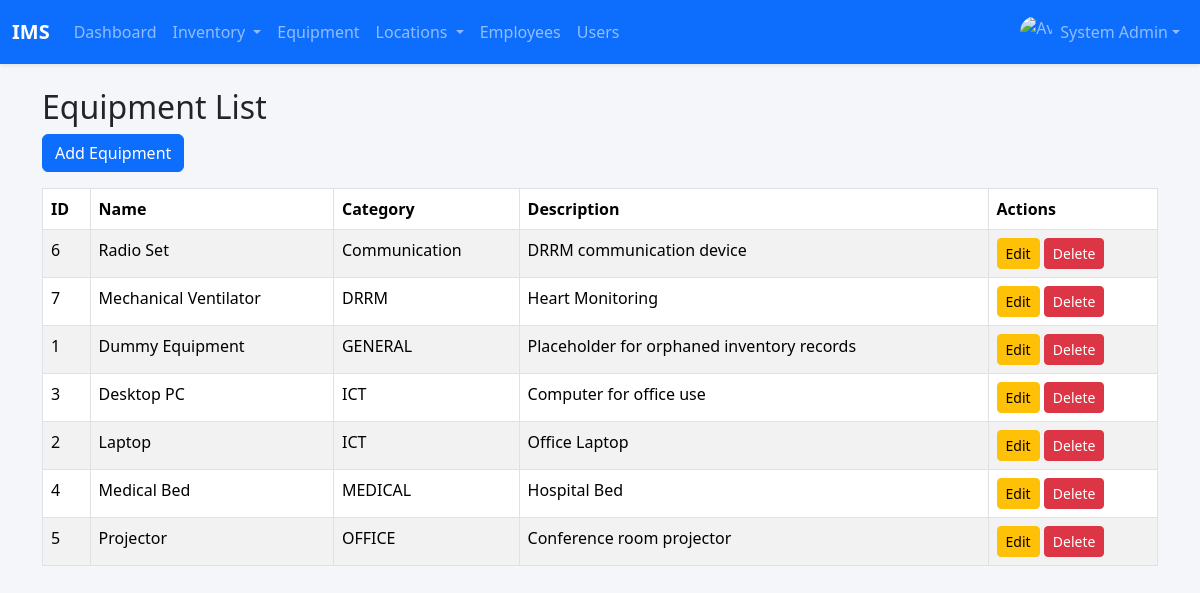
The app's page /equipment.php (signed in) with its own data.
### tables this page shows
CREATE TABLE `users` (
  `id` int(11) NOT NULL,
  `firstname` varchar(100) DEFAULT NULL,
  `lastname` varchar(100) DEFAULT NULL,
  `username` varchar(80) DEFAULT NULL,
  `password` varchar(255) DEFAULT NULL,
  `avatar` varchar(255) DEFAULT NULL,
  `role` enum('admin','staff') DEFAULT 'staff',
  `created_at` timestamp NOT NULL DEFAULT current_timestamp()
);

CREATE TABLE `equipment` (
  `id` int(11) NOT NULL,
  `name` varchar(100) NOT NULL,
  `category` varchar(50) NOT NULL,
  `description` varchar(255) DEFAULT NULL
);

### config.php (called while the page is built, shortened)
<?php
$mysqli = new mysqli('localhost', 'root', '', 'inventory_db');
function e($string) {
    return htmlspecialchars($string, ENT_QUOTES, 'UTF-8');
}
function current_user() {
    global $mysqli;
    $uid = intval($_SESSION['user_id']);
    $res = $mysqli->query("SELECT * FROM users WHERE id = $uid LIMIT 1");
    return $res ? $res->fetch_assoc() : null;
}
?>

### equipment.php (the view, shortened to what this page needs)
<?php
include 'header.php';
$equipment_res = $mysqli->query("SELECT * FROM equipment ORDER BY category, name");
?>
<div class="container mt-4">
    <h2>Equipment List</h2>
    <?php if($u['role'] === 'admin'): ?>
    <button class="btn btn-primary mb-3" data-bs-toggle="modal" data-bs-target="#equipmentModal" onclick="openEquipmentModal()">Add Equipment</button>
    <?php endif; ?>
    <table class="table table-bordered table-striped">
        <thead>
            <tr>
                <th>ID</th>
                <th>Name</th>
                <th>Category</th>
                <th>Description</th>
                <?php if($u['role'] === 'admin'): ?>
                <th>Actions</th>
                <?php endif; ?>
            </tr>
        </thead>
        <tbody>
            <?php while($e = $equipment_res->fetch_assoc()): ?>
            <tr>
                <td><?= $e['id'] ?></td>
                <td><?= e($e['name']) ?></td>
                <td><?= e($e['category']) ?></td>
                <td><?= e($e['description']) ?></td>
                <?php if($u['role'] === 'admin'): ?>
                <td>
                    <button class="btn btn-sm btn-warning" data-bs-toggle="modal" data-bs-target="#equipmentModal"
                        onclick="openEquipmentModal(<?= $e['id'] ?>, <?= htmlspecialchars(json_encode($e), ENT_QUOTES) ?>)">Edit</button>
                    <a href="equipment.php?action=delete&id=<?= $e['id'] ?>" class="btn btn-sm btn-danger" onclick="return confirm('Delete this equipment?')">Delete</a>
                </td>
                <?php endif; ?>
            </tr>
            <?php endwhile; ?>
        </tbody>
    </table>
</div>

### header.php (shortened to what this page needs)
<?php
require_once 'config.php';
?>
<!DOCTYPE html>
<html lang="en">
<head>
    <link href="https://cdn.jsdelivr.net/npm/bootstrap@5.3.2/dist/css/bootstrap.min.css" rel="stylesheet">
</head>
<body>
<?php
$u = current_user();
?>
<nav class="navbar navbar-expand-lg navbar-dark bg-primary mb-4 shadow-sm">
    <div class="container-fluid">
        <a class="navbar-brand fw-bold" href="dashboard.php">IMS</a>
        <div class="collapse navbar-collapse" id="mainNavbar">
            <ul class="navbar-nav me-auto mb-2 mb-lg-0">
                <li class="nav-item">
                    <a class="nav-link" href="dashboard.php">Dashboard</a>
                </li>
                <li class="nav-item dropdown">
                    <a class="nav-link dropdown-toggle" href="#" role="button" data-bs-toggle="dropdown">
                        Inventory
                    </a>
                </li>
                <li class="nav-item">
                    <a class="nav-link" href="equipment.php">Equipment</a>
                </li>
                <?php if($u['role'] === 'admin'): ?>
                <li class="nav-item dropdown">
                    <a class="nav-link dropdown-toggle" href="#" role="button" data-bs-toggle="dropdown">
                        Locations
                    </a>
                </li>
                <li class="nav-item">
                    <a class="nav-link" href="employees.php">
                        <i class="fas fa-users"></i> Employees
                    </a>
                </li>
                <li class="nav-item">
                    <a class="nav-link" href="users.php">Users</a>
                </li>
                <?php endif; ?>
            </ul>
            <ul class="navbar-nav ms-auto">
                <li class="nav-item dropdown">
                    <a class="nav-link dropdown-toggle d-flex align-items-center" href="#" data-bs-toggle="dropdown">
                        <img src="<?= !empty($u['avatar']) ? 'uploads/avatars/'.$u['avatar'] : 'assets/img/default-avatar.png' ?>"
                             alt="Avatar"
                             class="rounded-circle me-2"
                             style="width: 32px; height: 32px; object-fit: cover;">
                        <span><?= e($u['firstname'].' '.$u['lastname']) ?></span>
                    </a>
                </li>
            </ul>
        </div>
    </div>
</nav>
</body>
</html>

### header.php (style rules this page uses)
body { background: #f5f6fa; }

### records on screen
users: firstname+lastname "System Admin"
equipment: id "6", name "Radio Set", category "Communication", description "DRRM communication device"
equipment: id "7", name "Mechanical Ventilator", category "DRRM", description "Heart Monitoring"
equipment: id "1", name "Dummy Equipment", category "GENERAL", description "Placeholder for orphaned inventory records"
equipment: id "3", name "Desktop PC", category "ICT", description "Computer for office use"
equipment: id "2", name "Laptop", category "ICT", description "Office Laptop"
equipment: id "4", name "Medical Bed", category "MEDICAL", description "Hospital Bed"
equipment: id "5", name "Projector", category "OFFICE", description "Conference room projector"
